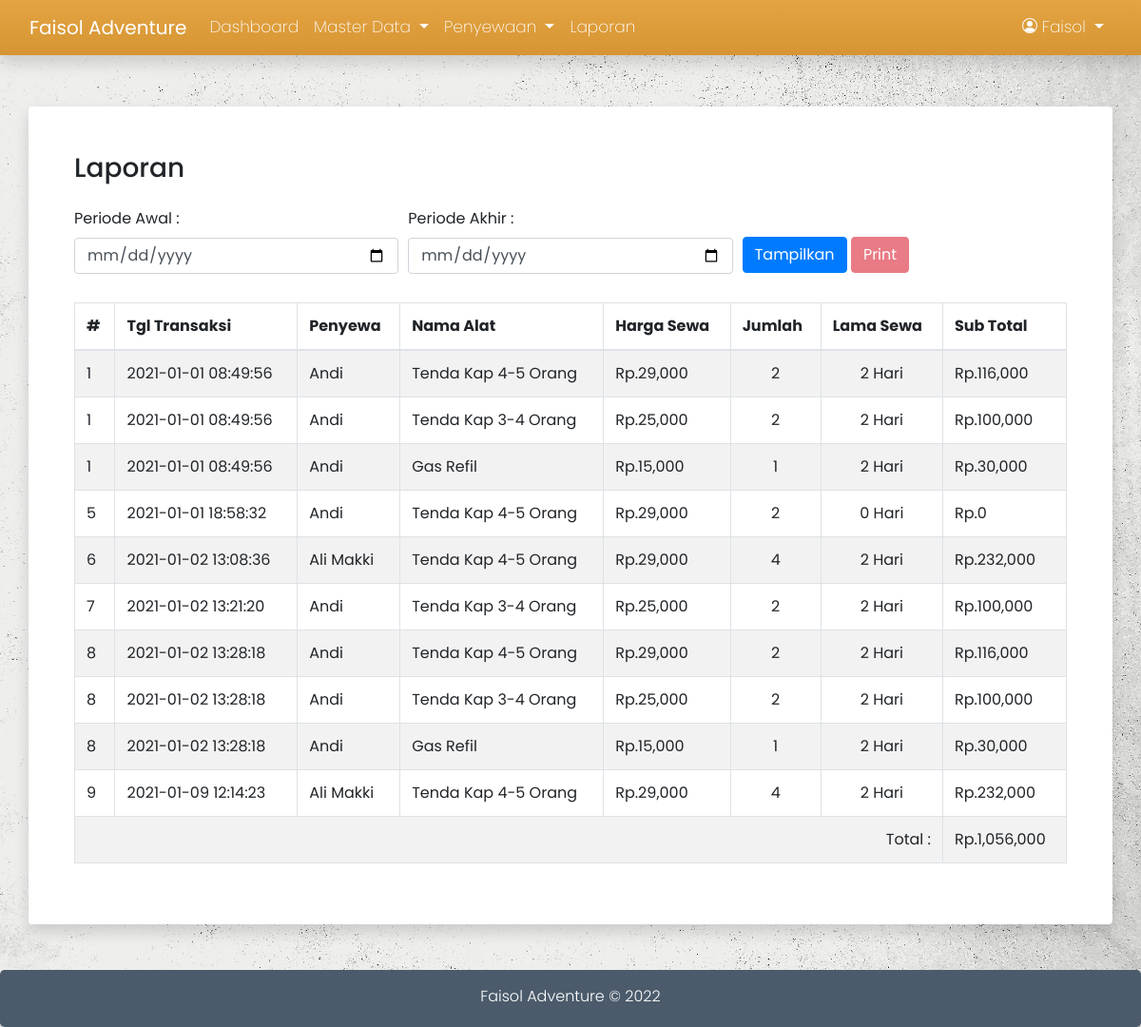
Page /admin/laporan.php (signed in) on the committed database.
### tables this page shows
CREATE TABLE `18073_penyewaan` (
  `id_sewa` char(10) NOT NULL,
  `id_user` int(11) DEFAULT NULL,
  `tgl_sewa` datetime DEFAULT NULL,
  `tgl_kembali` datetime DEFAULT NULL,
  `lama_sewa` int(11) NOT NULL,
  `jaminan` varchar(50) DEFAULT NULL,
  `biaya_sewa` decimal(10,0) DEFAULT NULL,
  `keterangan` text DEFAULT NULL,
  `uang_muka` decimal(10,0) DEFAULT NULL,
  `status` enum('pre-sewa','disewa','selesai','temp') DEFAULT NULL
);

CREATE TABLE `18073_pembayaran` (
  `id_bayar` int(11) NOT NULL,
  `id_sewa` char(10) DEFAULT NULL,
  `tgl_bayar` datetime DEFAULT NULL,
  `jml_uang` decimal(10,0) DEFAULT NULL,
  `total_bayar` decimal(10,0) DEFAULT NULL,
  `kembalian` decimal(10,0) DEFAULT NULL
);

CREATE TABLE `18073_user` (
  `id_user` int(11) NOT NULL,
  `nama` varchar(100) DEFAULT NULL,
  `telp` varchar(15) DEFAULT NULL,
  `alamat` text DEFAULT NULL,
  `username` varchar(100) DEFAULT NULL,
  `password` varchar(100) DEFAULT NULL,
  `role` enum('admin','penyewa') DEFAULT NULL
);

CREATE TABLE `18073_alat` (
  `id_alat` int(11) NOT NULL,
  `nama` varchar(100) DEFAULT NULL,
  `jumlah` int(11) DEFAULT NULL,
  `harga_sewa` decimal(10,0) DEFAULT NULL,
  `gambar` varchar(100) DEFAULT NULL,
  `keterangan` text DEFAULT NULL
);

CREATE TABLE `18073_d_sewa` (
  `id_sewa` char(10) DEFAULT NULL,
  `id_alat` int(11) DEFAULT NULL,
  `jumlah` int(11) DEFAULT NULL,
  `keterangan` text NOT NULL
);

### admin/laporan.php (the view, shortened to what this page needs)
<?php
    include '../koneksi/koneksi.php';
    include '../template/admin_header.php';
?>
<div class="container">
    <div class="row">
        <div class="col shadow p-sm-5 rounded">
            <div class="row mb-sm-3">
                <div class="col">
                    <h3>Laporan</h3>
                </div>
            </div>
            <form method="post">
                <div class="form-row">
                    <div class="col">
                        <label>Periode Awal :</label>
                        <input type="date" name="awal" class="form-control" placeholder="Dari Tanggal" value="<?= @$_POST['awal'] ?>" required>
                    </div>
                    <div class="col">
                        <label>Periode Akhir :</label>
                        <input type="date" name="akhir" class="form-control" placeholder="Sampai Tanggal" value="<?= @$_POST['akhir'] ?>" required>
                    </div>
                    <div class="col" style="line-height:6.3">
                        <button type="submit" class="btn btn-primary">Tampilkan</button>
                        <a href="print-laporan.php?awal=<?= @$_POST['awal'].'&akhir='.@$_POST['akhir'] ?>" target="_blank"><button type="button" class="btn btn-danger" <?= (!@$_POST) ? 'disabled' : '' ?>>Print</button></a>
                    </div>
                </div>
            </form>
            <table class="table table-striped table-bordered">
                <thead>
                    <tr>
                        <th scope="col">#</th>
                        <th scope="col">Tgl Transaksi</th>
                        <th scope="col">Penyewa</th>
                        <th scope="col">Nama Alat</th>
                        <th scope="col">Harga Sewa</th>
                        <th scope="col">Jumlah</th>
                        <th scope="col">Lama Sewa</th>
                        <th scope="col">Sub Total</th>
                    </tr>
                </thead>
                <tbody>
                    <?php
                    $sum=0;
                    $sql = "SELECT a.lama_sewa, d.id_bayar, e.nama penyewa, d.tgl_bayar, c.nama, b.jumlah, c.harga_sewa, (c.harga_sewa*b.jumlah*a.lama_sewa) sub_total FROM 18073_penyewaan a, 18073_d_sewa b, 18073_alat c, 18073_pembayaran d, 18073_user e  where d.id_sewa=a.id_sewa AND b.id_sewa=a.id_sewa AND b.id_alat=c.id_alat AND a.id_user=e.id_user";
                    $result = $conn->query($sql) or die($conn->error);
                    if ($result->num_rows > 0) {
                        while($row = $result->fetch_assoc())
                        {
                    ?>
                    <tr>
                        <td><?= $row['id_bayar'] ?></td>
                        <td><?= $row['tgl_bayar'] ?></td>
                        <td><?= $row['penyewa'] ?></td>
                        <td><?= $row['nama'] ?></td>
                        <td>Rp.<?= number_format($row['harga_sewa']) ?></td>
                        <td class="text-center"><?= $row['jumlah'] ?></td>
                        <td class="text-center"><?= $row['lama_sewa'] ?> Hari</td>
                        <td>Rp.<?= number_format($row['sub_total']) ?></td>
                    </tr>
                    <?php
                        $sum += $row['sub_total'];
                        }
                    }
                ?>
                    <tr>
                        <td colspan="7" class="text-right">Total :</td>
                        <td>Rp.<?= number_format($sum) ?></td>
                    </tr>
                </tbody>
            </table>
        </div>
    </div>
</div>
<?php include '../template/admin_footer.php'; ?>

### assets/css/style.css (style rules this page uses)
body { padding-top: 7em; background-image: url("../img/grungy-white-background-natural-cement-stone-old-texture-as-retro-pattern-wall.jpg"); background-size: cover; background-position: center; background-repeat: no-repeat; font-family: 'Poppins', sans-serif; }
body .col { background-color: #fff; }

### rows in the picture
18073_penyewaan: 18073_pembayaran.id_bayar "1", 18073_pembayaran.tgl_bayar "2021-01-01 08:49:56", id_user.nama "Andi", 18073_alat.nama "Tenda Kap 4-5 Orang", 18073_alat.harga_sewa "29,000", 18073_d_sewa.jumlah "2", lama_sewa "2", sub_total "116,000", 18073_alat.nama "Tenda Kap 3-4 Orang", 18073_alat.harga_sewa "25,000", sub_total "100,000", 18073_alat.nama "Gas Refil", 18073_alat.harga_sewa "15,000", 18073_d_sewa.jumlah "1", sub_total "30,000", 18073_pembayaran.id_bayar "8", 18073_pembayaran.tgl_bayar "2021-01-02 13:28:18"
18073_penyewaan: 18073_pembayaran.id_bayar "5", 18073_pembayaran.tgl_bayar "2021-01-01 18:58:32", id_user.nama "Andi", 18073_alat.nama "Tenda Kap 4-5 Orang", 18073_alat.harga_sewa "29,000", 18073_d_sewa.jumlah "2", lama_sewa "0", sub_total "0"
18073_penyewaan: 18073_pembayaran.id_bayar "6", 18073_pembayaran.tgl_bayar "2021-01-02 13:08:36", id_user.nama "Ali Makki", 18073_alat.nama "Tenda Kap 4-5 Orang", 18073_alat.harga_sewa "29,000", 18073_d_sewa.jumlah "4", lama_sewa "2", sub_total "232,000", 18073_pembayaran.id_bayar "9", 18073_pembayaran.tgl_bayar "2021-01-09 12:14:23"
18073_penyewaan: 18073_pembayaran.id_bayar "7", 18073_pembayaran.tgl_bayar "2021-01-02 13:21:20", id_user.nama "Andi", 18073_alat.nama "Tenda Kap 3-4 Orang", 18073_alat.harga_sewa "25,000", 18073_d_sewa.jumlah "2", lama_sewa "2", sub_total "100,000"

### other values in the picture
$_SESSION['nama'] "Faisol"
$sum "1,056,000"
